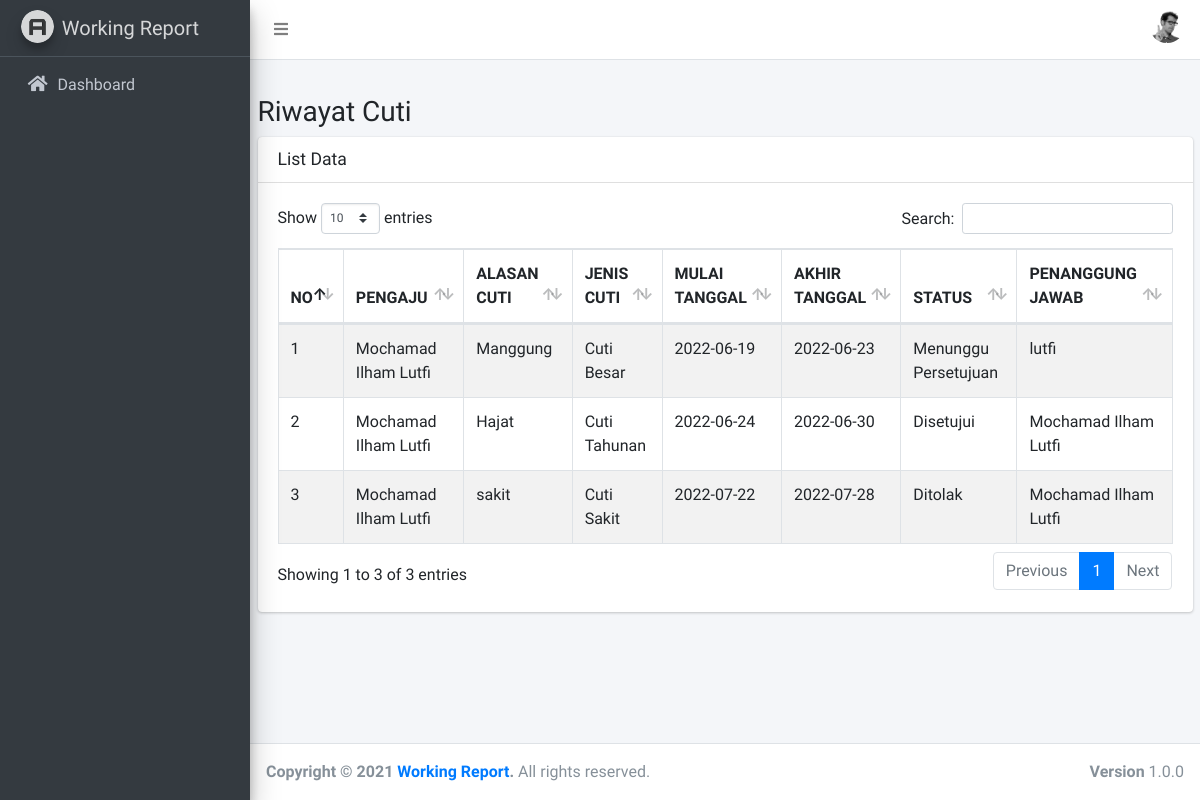
/index.php/cuti/riwayat, run on the app's committed database.
### tables this page shows
CREATE TABLE `leave` (
  `id` int(11) NOT NULL,
  `user_id` int(11) DEFAULT NULL,
  `reason` text DEFAULT NULL,
  `jenis_cuti_id` int(11) DEFAULT NULL,
  `start_date` date DEFAULT NULL,
  `end_date` date DEFAULT NULL,
  `status` int(11) DEFAULT NULL,
  `responsible` int(11) DEFAULT NULL,
  `created_date` datetime DEFAULT NULL
);

CREATE TABLE `personal_data` (
  `id` int(11) NOT NULL,
  `user_id` int(11) DEFAULT NULL,
  `nik` varchar(20) DEFAULT NULL,
  `name` varchar(50) DEFAULT NULL,
  `birth_place` varchar(50) DEFAULT NULL,
  `birth_date` date DEFAULT NULL,
  `address` text DEFAULT NULL,
  `married_date` date DEFAULT NULL
);

CREATE TABLE `jenis_cuti` (
  `id` int(11) NOT NULL,
  `nama_cuti` varchar(255) DEFAULT NULL
);

### application/controllers/Cuti.php (called while the page is built, shortened)
<?php
class Cuti extends CI_Controller
{
    function __construct(){
		$this->load->model('M_cuti');
		$this->load->model('M_user');
		$this->load->library('form_validation');
	}
	public function riwayat()
    {
		$data['listcuti'] = $this->M_cuti->getAllRiwayatCuti();
        $data['content'] = 'cuti/v_riwayat_cuti';
        $this->load->view('v_template',$data);
    }
}

### index.php (called while the page is built, shortened)
<?php
require_once BASEPATH.'core/CodeIgniter.php';

### application/models/M_cuti.php (called while the page is built, shortened)
<?php
	class M_cuti extends CI_Model {
        private $_table = 'leave';
        private $_table3 = 'personal_data';
        private $_table4 = 'jenis_cuti';
        public function getAllRiwayatCuti(){
            $this->db->select('leave.*, b.name, c.name pengaju, e.name responsible, d.nama_cuti');
            $this->db->from($this->_table);
            $this->db->join($this->_table3. " b", 'b.user_id = leave.user_id');
            $this->db->join($this->_table3. " c", 'c.user_id = leave.user_id');
            $this->db->join($this->_table4. " d", 'd.id = leave.jenis_cuti_id');
            $this->db->join($this->_table3. " e", 'e.user_id = leave.responsible');
            $query = $this->db->get();
            return $query;
        }
	}
?>

### application/views/cuti/v_riwayat_cuti.php (the view, shortened to what this page needs)
<div class="col-sm-12">
    <div class="thumbnail">
        <div class="caption">
            <h3>
                Riwayat Cuti
            </h3>
        </div>
        <div class="card">
            <div class="card-header">
                <h3 class="card-title">List Data</h3>
            </div>
            <div class="card-body">
                <table id="example1" class="table table-bordered table-striped">
                    <thead>
                        <tr>
                            <th>NO</th>
                            <th>PENGAJU</th>
                            <th>ALASAN CUTI</th>
                            <th>JENIS CUTI</th>
                            <th>MULAI TANGGAL</th>
                            <th>AKHIR TANGGAL</th>
                            <th>STATUS</th>
                            <th>PENANGGUNG JAWAB</th>
                        </tr>
                    </thead>
                    <tbody>
                        <?php
                            $no = 1;
                            foreach($listcuti->result() as $rowcuti){
                        ?>
                            <tr>
                                <td><?=$no?></td>
                                <td><?=$rowcuti->pengaju;?></td>
                                <td><?=$rowcuti->reason;?></td>
                                <td><?=$rowcuti->nama_cuti;?></td>
                                <td><?=$rowcuti->start_date;?></td>
                                <td><?=$rowcuti->end_date;?></td>
                                <td><?php
                                if($rowcuti->status == "1" ){
                                    echo "Menunggu Persetujuan";
                                }elseif($rowcuti->status == "2" ){
                                    echo "Disetujui";
                                }else{
                                    echo "Ditolak";
                                }
                                ?></td>
                                <td><?=$rowcuti->responsible;?></td>
                            </tr>
                        <?php
                                $no++;
                            }
                        ?>
                </table>
            </div>
        </div>
    </div>
</div>

### data on the page
leave: personal_data.name "Mochamad Ilham Lutfi", reason "Manggung", jenis_cuti.nama_cuti "Cuti Besar", start_date "2022-06-19", end_date "2022-06-23", status "Menunggu Persetujuan", personal_data.name "lutfi"
leave: personal_data.name "Mochamad Ilham Lutfi", reason "Hajat", jenis_cuti.nama_cuti "Cuti Tahunan", start_date "2022-06-24", end_date "2022-06-30", status "Disetujui"
leave: personal_data.name "Mochamad Ilham Lutfi", reason "sakit", jenis_cuti.nama_cuti "Cuti Sakit", start_date "2022-07-22", end_date "2022-07-28", status "Ditolak"
